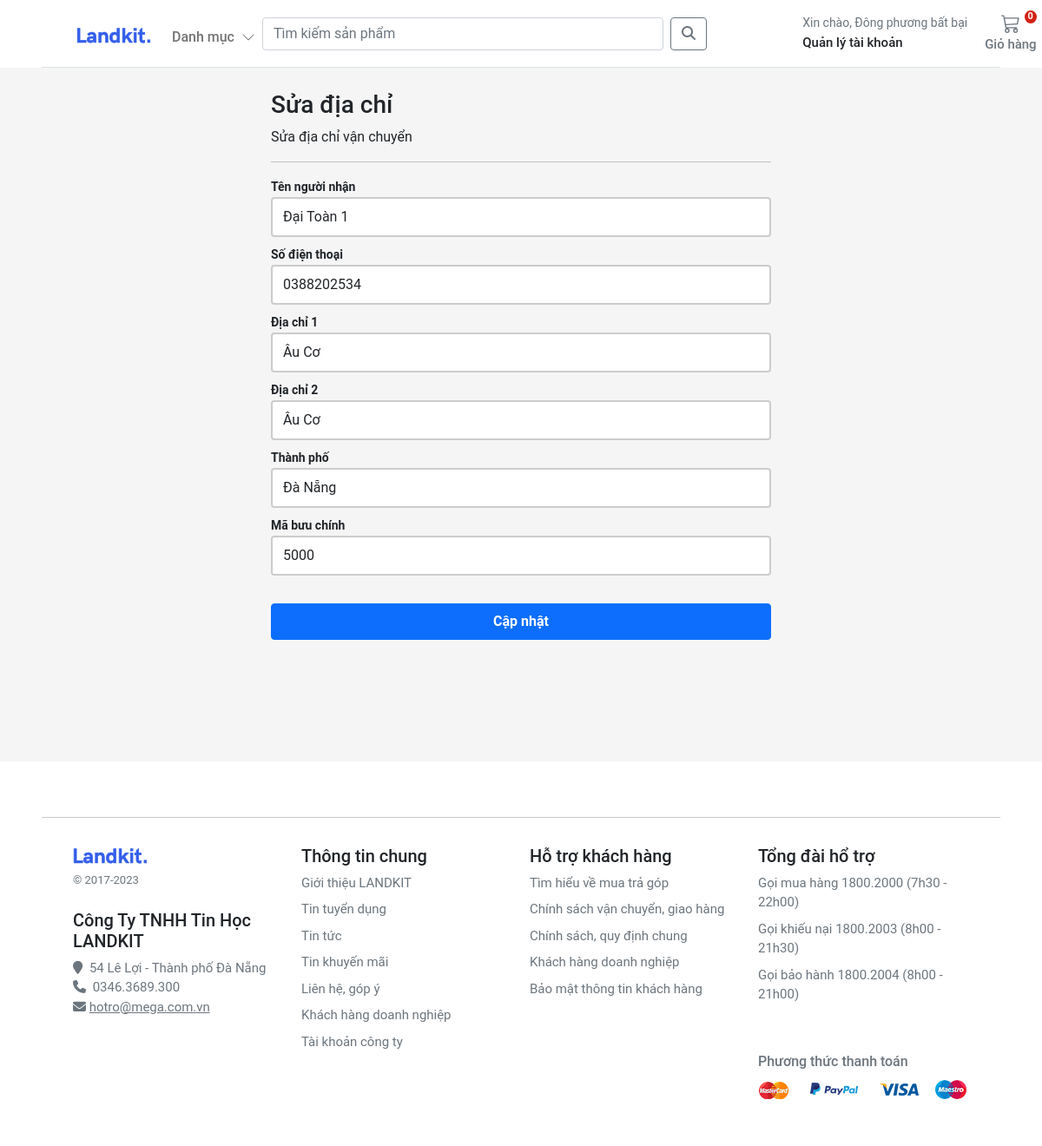
The page /account/addresses/edit/1bc44b289b81483e822e23a17f66dfff/ (signed in) on the database its author committed.
### account/models.py (models this page shows, shortened)
class Customer(AbstractBaseUser, PermissionsMixin):
    email = models.EmailField(_('email address'), unique=True)
    name = models.CharField(max_length=150)
    mobile = models.CharField(max_length=20, blank=True)
    is_active = models.BooleanField(default=False)
    is_staff = models.BooleanField(default=False)
    created = models.DateTimeField(auto_now_add=True)
    updated = models.DateTimeField(auto_now=True)
    objects = CustomAccountManager()
    USERNAME_FIELD = 'email'
    REQUIRED_FIELDS = ['name']
    class Meta:
        verbose_name = "Accounts"
        verbose_name_plural = "Accounts"

class Address(models.Model):
    id = models.UUIDField(primary_key=True, default=uuid.uuid4, editable=False)
    customer = models.ForeignKey(Customer, verbose_name=_("Customer"), on_delete=models.CASCADE)
    full_name = models.CharField(_("Full Name"), max_length=150)
    phone = models.CharField(_("Phone Number"), max_length=50)
    postcode = models.CharField(_("Postcode"), max_length=50)
    address_line = models.CharField(_("Address Line 1"), max_length=255)
    address_line2 = models.CharField(_("Address Line 2"), max_length=255)
    town_city = models.CharField(_("Town/City/State"), max_length=150)
    delivery_instructions = models.CharField(_("Delivery Instructions"), max_length=255)
    created_at = models.DateTimeField(_("Created at"), auto_now_add=True)
    updated_at = models.DateTimeField(_("Updated at"), auto_now=True)
    default = models.BooleanField(_("Default"), default=False)
    class Meta:
        verbose_name = "Address"
        verbose_name_plural = "Addresses"

### account/views.py (the view)
# urls.py: path("addresses/edit/<slug:id>/", views.edit_address, name="edit_address"),
@login_required
def edit_address(request, id):
    if request.method == "POST":
        address = Address.objects.get(pk=id, customer=request.user)
        address_form = UserAddressForm(instance=address, data=request.POST)
        if address_form.is_valid():
            address_form.save()
            return HttpResponseRedirect(reverse("account:addresses"))
    else:
        address = Address.objects.get(pk=id, customer=request.user)
        address_form = UserAddressForm(instance=address)
    return render(request, "account/dashboard/edit_addresses.html", {"form": address_form, "is_add": False})

### account/forms.py
class UserAddressForm(forms.ModelForm):
    class Meta:
        model = Address
        fields = ["full_name", "phone", "address_line", "address_line2", "town_city", "postcode"]
    def __init__(self, *args, **kwargs):
        super().__init__(*args, **kwargs)
        self.fields["full_name"].widget.attrs.update(
            {"class": "form-control mb-2 account-form", "placeholder": "Tên người nhận"}
        )
        self.fields["phone"].widget.attrs.update({"class": "form-control mb-2 account-form", "placeholder": "Phone"})
        self.fields["address_line"].widget.attrs.update(
            {"class": "form-control mb-2 account-form", "placeholder": "Địa chỉ 1"}
        )
        self.fields["address_line2"].widget.attrs.update(
            {"class": "form-control mb-2 account-form", "placeholder": "Địa chỉ 2"}
        )
        self.fields["town_city"].widget.attrs.update(
            {"class": "form-control mb-2 account-form", "placeholder": "Thành phố"}
        )
        self.fields["postcode"].widget.attrs.update(
            {"class": "form-control mb-2 account-form", "placeholder": "Mã bưu chính"}
        )

### basket/basket.py (called while the page is built)
    def __len__(self):
        return sum(item["qty"] for item in self.basket.values())

### basket/context_processors.py (called while the page is built)
def basket(request):
    return {'basket': Basket(request)}

### store/context_processors.py (called while the page is built)
def categories(request):
    return {"categories": Category.objects.filter(level=0)}

### store/models.py (called while the page is built)
    def get_absolute_url(self):
        return reverse("store:category_list", args=[self.slug])

### templates/account/dashboard/edit_addresses.html (shortened to what this page needs)
{% extends "../sub_base.html" %}
{% block sub_content %}
<div class="col-6 mx-auto">
    {% if is_add %}
        <h1 class="h3">Thêm địa chỉ mới</h1>
        <div>Thêm địa chỉ vận chuyển mới</div>
    {% else %}
        <h1 class="h3">Sửa địa chỉ</h1>
        <div>Sửa địa chỉ vận chuyển</div>
    {% endif %}
    <hr/>
    <form name="address_form" class="account-form" method="post" enctype="multipart/form-data">
        <label class="small fw-bold">Tên người nhận</label>
        {{ form.full_name }}
        <label class="small fw-bold">Số điện thoại</label>
        {{ form.phone }}
        <label class="small fw-bold">Địa chỉ 1</label>
        {{ form.address_line }}
        <label class="small fw-bold">Địa chỉ 2</label>
        {{ form.address_line2 }}
        <label class="small fw-bold">Thành phố</label>
        {{ form.town_city }}
        <label class="small fw-bold">Mã bưu chính</label>
        {{ form.postcode }}
        <button class="btn btn-primary btn-block py-2 mb-4 mt-4 fw-bold w-100" type="button" value="Submit"
                onclick="submitForm()">
            {% if is_add %}
                Thêm địa chỉ
            {% else %}
                Cập nhật
            {% endif %}
        </button>
    </form>
</div>
{% endblock %}

### templates/base.html (shortened to what this page needs)
<!DOCTYPE html>
{% load static %}
<html xmlns:store="http://www.w3.org/1999/xhtml" xmlns:account="http://www.w3.org/1999/xhtml"
      xmlns:basket="http://www.w3.org/1999/xhtml">
<head>
    <link rel="stylesheet" href="https://cdnjs.cloudflare.com/ajax/libs/OwlCarousel2/2.3.4/assets/owl.carousel.min.css">
    <link rel="stylesheet"
          href="https://cdnjs.cloudflare.com/ajax/libs/OwlCarousel2/2.3.4/assets/owl.theme.default.min.css">
    <link rel="stylesheet" href="https://cdnjs.cloudflare.com/ajax/libs/fancybox/3.5.7/jquery.fancybox.min.css"/>
    <link href="https://cdn.jsdelivr.net/npm/bootstrap@5.0.0-beta1/dist/css/bootstrap.min.css" rel="stylesheet"
>
    <link rel="stylesheet" href="https://cdnjs.cloudflare.com/ajax/libs/font-awesome/4.7.0/css/font-awesome.min.css">
    <link rel="stylesheet" href="https://cdnjs.cloudflare.com/ajax/libs/font-awesome/6.4.0/css/all.min.css">
    <link rel="stylesheet" href="{% static 'css/base.css' %}">
    <link rel="stylesheet" href="{% block stylesheet %}{% endblock %}">
    <link rel="stylesheet" href="https://cdnjs.cloudflare.com/ajax/libs/OwlCarousel2/2.3.4/assets/owl.carousel.min.css">
    <link rel="stylesheet" href="https://cdnjs.cloudflare.com/ajax/libs/OwlCarousel2/2.3.4/assets/owl.theme.default.min.css">
</head>
<body>
<header class="fixed-top bg-white  px-5">
    <nav class="navbar navbar-expand-md navbar-light  border-bottom px-3">
        <div class="container-fluid px-md-4">
            <div class="d-flex w-100 navbar-collapse">
                <a class="navbar-brand d-flex-inline" href="/">
                    <img src="/media/images/brand.svg" class="navbar-brand-img" alt="...">
                </a>
                <ul class="navbar-nav me-auto mb-2 mb-md-0">
                    <li class="nav-item dropdown">
                        <a class="nav-link dropdown-toggle d-none d-md-block fw500 mt-2" href="#" id="navbarDropdown1"
                           role="button"
                           data-bs-toggle="dropdown" aria-expanded="false">
                            Danh mục
                            <i class="ps-1">
                                <svg xmlns="http://www.w3.org/2000/svg" width="16" height="16" fill="currentColor"
                                     class="bi bi-chevron-down" viewBox="0 0 16 16">
                                    <path fill-rule="evenodd"
                                          d="M1.646 4.646a.5.5 0 0 1 .708 0L8 10.293l5.646-5.647a.5.5 0 0 1 .708.708l-6 6a.5.5 0 0 1-.708 0l-6-6a.5.5 0 0 1 0-.708z"/>
                                </svg>
                            </i>
                        </a>
                    </li>
                </ul>
                <form class="d-flex col-6" style="margin-right:10%;" action="{% url 'store:search' %}">
                    <input class="form-control me-2" type="search" placeholder="Tìm kiếm sản phẩm" aria-label="Search"
                           name="q">
                    <button class="btn btn-outline-secondary" type="submit"><i class="fa-solid fa-magnifying-glass"></i>
                    </button>
                </form>
                <div>
                    <div class="collapse navbar-collapse" id="navbarSupportedContent2">
                        <ul class="navbar-nav me-auto mb-2 mb-lg-0">
                            <li class="nav-item dropdown">
                                <a class="nav-link dropdown-toggle text-reset" href="#" id="navbarDropdown"
                                   role="button"
                                   data-bs-toggle="dropdown" aria-expanded="false">
                                    <div class="small text-muted">Xin chào,
                                        {% if user.is_authenticated %}
                                        {{ request.user.name }}
                                        {% else %}
                                        Login
                                        {% endif %}
                                    </div>
                                    <span class="fs15 fw500">Quản lý tài khoản
                        </span>
                                </a>
                            </li>
                        </ul>
                    </div>
                </div>
                <a type="button" role="button" href="{% url 'basket:basket_summary' %}"
                   class="btn btn-outline-secondary border-0 basket-btn">
                    {% with quantity_basket=basket|length %}
                    <div id="basket-qty" class="basket-qty">
                        {% if quantity_basket > 0 %}
                        {{ quantity_basket }}
                        {% else %}
                        0
                        {% endif %}
                    </div>
                    {% endwith %}
                    <div>
                    </div>
                    <span class="fs15 fw500 text-nowrap">Giỏ hàng</span>
                </a>
            </div>
        </div>
    </nav>
</header>
<main class="pt-4 pb-3">
    {% block content %} {% endblock %}
</main>
<footer class="container-fluid bg-white py-5 footer px-5" style="margin-top: 100px">
    <hr>
    <div class="row pt-3 mx-4 fs15">
        <div class="col-12 col-md mb-3">
            <img src="/media/images/brand.svg" class="navbar-brand-img" alt="...">
            <small class="d-block mb-4 text-muted mt-2">&copy; 2017-2023</small>
            <h5>Công Ty TNHH Tin Học LANDKIT</h5>
            <i class="fa fa-map-marker text-grey" aria-hidden="true"> </i>
            <span class="text-grey bf-space">54 Lê Lợi - Thành phố Đà Nẵng</span>
            <br/>
            <i class="fa fa-phone text-grey " aria-hidden="true"> </i>
            <span class="text-grey bf-space">0346.3689.300</span>
            <i class="fa fa-envelope text-grey " aria-hidden="true"></i>
            <a class="text-grey" href="mailto:hotro@mega.com.vn">hotro@mega.com.vn</a>
        </div>
        <div class="col-12 col-md fs15">
            <h5>Thông tin chung</h5>
            <ul class="list-unstyled">
                <li><a class="link-secondary text-decoration-none" href="#">Giới thiệu LANDKIT</a></li>
                <li><a class="link-secondary text-decoration-none" href="#">Tin tuyển dụng</a></li>
                <li><a class="link-secondary text-decoration-none" href="#">Tin tức</a></li>
                <li><a class="link-secondary text-decoration-none" href="#">Tin khuyến mãi</a></li>
                <li><a class="link-secondary text-decoration-none" href="#">Liên hệ, góp ý</a></li>
                <li><a class="link-secondary text-decoration-none" href="#">Khách hàng doanh nghiệp</a></li>
                <li><a class="link-secondary text-decoration-none" href="#">Tài khoản công ty</a></li>
            </ul>
        </div>
        <div class="col-12 col-md fs15">
            <h5>Hỗ trợ khách hàng</h5>
            <ul class="list-unstyled">
                <li><a class="link-secondary text-decoration-none" href="#">Tìm hiểu về mua trả góp</a></li>
                <li><a class="link-secondary text-decoration-none" href="#">Chính sách vận chuyển, giao hàng</a></li>
                <li><a class="link-secondary text-decoration-none" href="#">Chính sách, quy định chung</a></li>
                <li><a class="link-secondary text-decoration-none" href="#">Khách hàng doanh nghiệp</a></li>
                <li><a class="link-secondary text-decoration-none" href="#">Bảo mật thông tin khách hàng</a></li>
            </ul>
        </div>
        <div class="col-12 col-md fs15">
            <h5>Tổng đài hổ trợ</h5>
            <ul class="list-unstyled">
                <li><a class="link-secondary text-decoration-none" href="#">Gọi mua hàng 1800.2000 (7h30 - 22h00)</a>
                </li>
                <li><a class="link-secondary text-decoration-none" href="#">Gọi khiếu nại 1800.2003 (8h00 - 21h30)</a>
                </li>
                <li><a class="link-secondary text-decoration-none" href="#">Gọi bảo hành 1800.2004 (8h00 - 21h00)</a>
                </li>
            </ul>
            <h3 class="company-info text-grey mt-5">Phương thức thanh toán</h3>
            <a class="icons icon-payment current" href=""></a>
        </div>
    </div>
</footer>
</body>
</html>

### static/css/base.css (style rules this page uses)
.dropdown-toggle::after { display: none; }
body { background: #f5f5f5 !important; }
html, body, p, div { letter-spacing: -0.02px; font-family: 'Roboto', sans-serif; }
.fs15 { font-size: 0.9375rem; }
.fw500 { font-weight: 500; }
.basket-qty { color: #fff; background: #d42114; border: 2px solid #fff; border-radius: 50%; text-align: center; font-size: 11px; height: 15px; width: 14px; position: absolute; box-sizing: content-box; font-weight: 600; display: flex; justify-content: center; align-items: center; top: 1px; right: 10px; }
.basket-btn { position: relative; }
.company-info { font-size: 16px; margin-top: 20px; }
.icons.icon-payment { width: 243px; height: 32px; background-position: -31px -58px; }
.icons { display: inline-block; background-image: url(../../media/images/sprite.png); background-repeat: no-repeat; vertical-align: middle; }
.bf-space { margin-left: 4px; }
.text-grey { color: #6c757d !important; }
.footer > div > div > ul > li { padding-bottom:8px; }

### static/css/account.css (style rules this page uses)
.account-form input { border: 2px solid #ccc; height: calc(2em + .75rem + 2px); }

### rows shown on the page
Customer: user.name "Đông phương bất bại"
Address: full_name "Đại Toàn 1", phone "0388202534", address_line "Âu Cơ", address_line2 "Âu Cơ", town_city "Đà Nẵng", postcode "5000"
